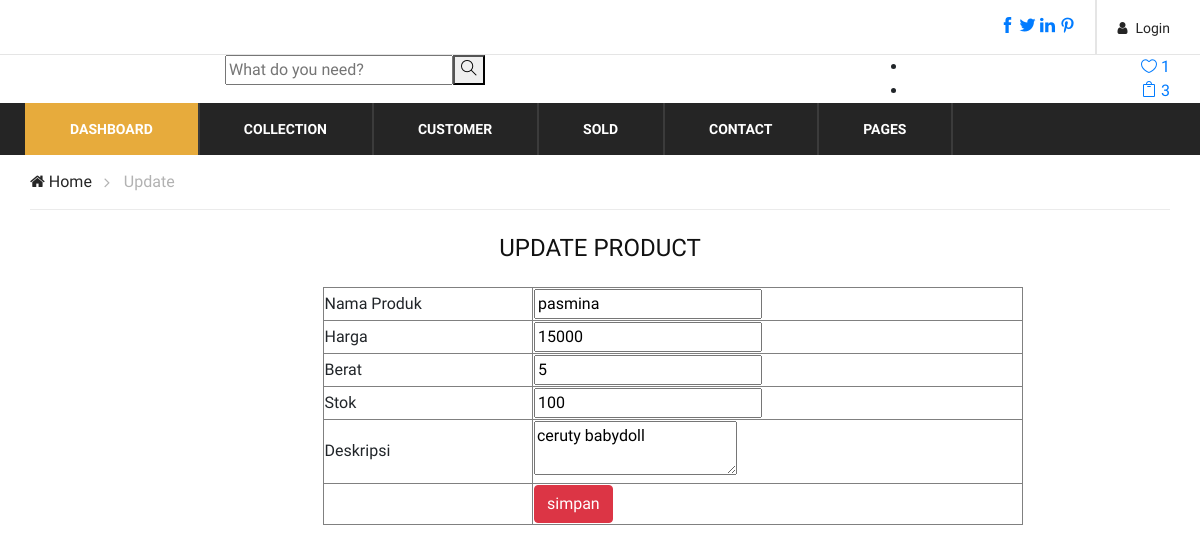
The app's page /update.php?id=48 with its own data.
### tables this page shows
CREATE TABLE `produk` (
  `id` int(11) NOT NULL,
  `namaproduk` varchar(20) NOT NULL,
  `hargaproduk` int(20) NOT NULL,
  `beratproduk` int(20) NOT NULL,
  `stok` varchar(10) NOT NULL,
  `deskripsi` text NOT NULL
);

### update.php (the view, shortened to what this page needs)
<!DOCTYPE html>
<html lang="zxx">
<head>
    <link rel="stylesheet" href="css/bootstrap.min.css" type="text/css">
    <link rel="stylesheet" href="css/font-awesome.min.css" type="text/css">
    <link rel="stylesheet" href="css/themify-icons.css" type="text/css">
    <link rel="stylesheet" href="css/elegant-icons.css" type="text/css">
    <link rel="stylesheet" href="css/owl.carousel.min.css" type="text/css">
    <link rel="stylesheet" href="css/nice-select.css" type="text/css">
    <link rel="stylesheet" href="css/jquery-ui.min.css" type="text/css">
    <link rel="stylesheet" href="css/slicknav.min.css" type="text/css">
    <link rel="stylesheet" href="css/style.css" type="text/css">
</head>
<body>
    <?php
    include "koneksi.php";
    $id = $_GET['id'];
    $sql = mysqli_query($koneksi, "SELECT * FROM produk where id = '$id'");
    $r = mysqli_fetch_array($sql);
    ?>
    <header class="header-section">
        <div class="header-top">
            <div class="container">
                <div class="ht-right">
                    <a href="register.html" class="login-panel"><i class="fa fa-user"></i>Login</a>
                    <div class="top-social">
                        <a href="#"><i class="ti-facebook"></i></a>
                        <a href="#"><i class="ti-twitter-alt"></i></a>
                        <a href="#"><i class="ti-linkedin"></i></a>
                        <a href="#"><i class="ti-pinterest"></i></a>
                    </div>
                </div>
            </div>
        </div>
        <div class="container">
            <div class="inner-header">
                <div class="row">
                    <div class="col-lg-2 col-md-2">
                        <div class="logo">
                        </div>
                    </div>
                    <div class="col-lg-7 col-md-7">
                        <div class="advanced-search">
                            <div class="input-group">
                                <input type="text" placeholder="What do you need?">
                                <button type="button"><i class="ti-search"></i></button>
                            </div>
                        </div>
                    </div>
                    <div class="col-lg-3 text-right col-md-3">
                        <ul class="nav-right">
                            <li class="heart-icon">
                                <a href="#">
                                    <i class="icon_heart_alt"></i>
                                    <span>1</span>
                                </a>
                            </li>
                            <li class="cart-icon">
                                <a href="#">
                                    <i class="icon_bag_alt"></i>
                                    <span>3</span>
                                </a>
                            </li>
                        </ul>
                    </div>
                </div>
            </div>
        </div>
        <div class="nav-item">
            <div class="container">
                <nav class="nav-menu mobile-menu">
                    <ul>
                        <li class="active"><a href="index.php">DASHBOARD</a></li>
                        <li><a href="#">Collection</a>
                        </li>
                        <li><a href="index.html">Customer</a></li>
                        <li><a href="index.html">Sold</a></li>
                        <li><a href="./contact.html">Contact</a></li>
                        <li><a href="#">Pages</a>
                        </li>
                    </ul>
                </nav>
            </div>
        </div>
    </header>
    <div class="breacrumb-section">
        <div class="container">
            <div class="row">
                <div class="col-lg-12">
                    <div class="breadcrumb-text">
                        <a href="#"><i class="fa fa-home"></i> Home</a>
                        <span>Update</span>
                    </div>
                </div>
            </div>
        </div>
    </div>
    <br>
    <h4 style="text-align: center;">UPDATE PRODUCT</h4>
    <br>
    <div class="container">
        <div class="row">
            <div class="col-lg-6 offset-lg-3">
                <div class="card-add">
                    <form id="form1" name="form1" method="post" action="edit.php">
                        <table width="700" border="1">
                            <tbody>
                                <tr>
                                    <td width="205">Nama Produk</td>
                                    <td width="479"><input type="text" name="namaproduk" id="namaproduk" value="<?php echo $r['namaproduk'] ?>"></td>
                                </tr>
                                <tr>
                                    <td>Harga</td>
                                    <td><input type="text" name="hargaproduk" id="harga" value="<?php echo $r['hargaproduk'] ?>"></td>
                                </tr>
                                <tr>
                                    <td>Berat</td>
                                    <td><input type="text" name="beratproduk" id="berat" value="<?php echo $r['beratproduk'] ?>"></td>
                                </tr>
                                <tr>
                                    <td>Stok</td>
                                    <td><input type="text" name="stok" id="stok" value="<?php echo $r['stok'] ?>"></td>
                                <tr>
                                    <td>Deskripsi</td>
                                    <td><textarea name="deskripsi" id="deskripsi"><?php echo $r['deskripsi']; ?></textarea></td>
                                </tr>
                                <tr>
                                    <td>&nbsp;</td>
                                    <td><input type="submit" name="submit" id="submit" value="simpan" class="btn-danger btn"></td>
                                </tr>
                            </tbody>
                        </table>
                    </form>
                </div>
            </div>
        </div>
        <br>
</body>
</html>

### css/style.css (style rules this page uses)
html, body { height: 100%; font-family: "Muli", sans-serif; -webkit-font-smoothing: antialiased; font-smoothing: antialiased; }
h1, h2, h3, h4, h5, h6 { margin: 0; color: #111111; font-weight: 400; font-family: "Muli", sans-serif; }
h4 { font-size: 24px; }
ul, ol { padding: 0; margin: 0; }
.header-top { display: -webkit-box; display: -ms-flexbox; display: flex; border-bottom: 1px solid #e5e5e5; }
.header-top .ht-right { float: right; }
.header-top .ht-right .login-panel { float: right; font-size: 14px; color: #252525; display: inline-block; padding-left: 20px; border-left: 1px solid #e5e5e5; padding-top: 18px; padding-bottom: 15px; }
.header-top .ht-right .login-panel i { margin-right: 8px; }
.header-top .ht-right .top-social { float: right; padding-right: 20px; padding-top: 15px; padding-bottom: 15px; border-right: 1px solid #e5e5e5; }
.nav-item { background: #252525; display: -webkit-box; display: -ms-flexbox; display: flex; }
.nav-item .nav-menu { display: -webkit-inline-box; display: -ms-inline-flexbox; display: inline-flex; position: relative; }
.nav-item .nav-menu li { list-style: none; display: inline-block; margin-left: -5px; position: relative; }
.nav-item .nav-menu li.active a { background: #e7ab3c; }
.nav-item .nav-menu li a { font-size: 14px; font-weight: 700; display: block; color: #ffffff; border-right: 2px solid #3b3b3b; text-transform: uppercase; padding: 16px 42px 15px; -webkit-transition: all 0.3s; -o-transition: all 0.3s; transition: all 0.3s; }
.breadcrumb-text { border-bottom: 1px solid #ebebeb; padding: 15px 0; }
.breadcrumb-text a { display: inline-block; font-size: 16px; color: #252525; margin-right: 28px; position: relative; }
.breadcrumb-text a:after { position: absolute; right: -18px; top: 0px; content: ""; font-family: "FontAwesome"; font-size: 16px; color: #b2b2b2; }
.breadcrumb-text span { display: inline-block; color: #b2b2b2; }
@media only screen and (min-width: 1200px) and (max-width: 1920px) { .inner-header .advanced-search .input-group button { right: -14px; } }
@media only screen and (min-width: 1200px) and (max-width: 1920px) { .nav-item .nav-menu li a { padding: 16px 45px 15px; } }
@media only screen and (min-width: 1200px) { .container { max-width: 1170px; } }

### records on screen
produk: namaproduk "pasmina", hargaproduk "15000", beratproduk "5", stok "100", deskripsi "ceruty babydoll"
